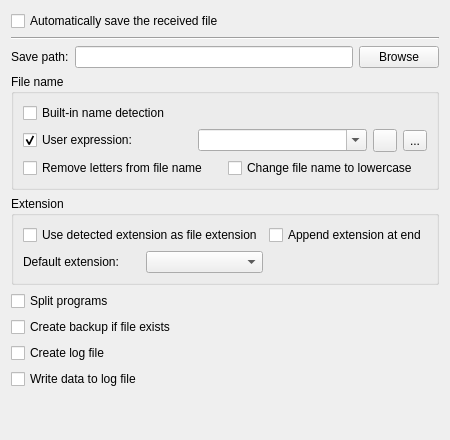
     <widget class="QWidget" name="autoSaveTab">
      <attribute name="title">
       <string>Auto save</string>
      </attribute>
      <layout class="QVBoxLayout" name="verticalLayout_3">
       <item>
        <layout class="QHBoxLayout" name="horizontalLayout_4">
         <item>
          <widget class="QCheckBox" name="autoSaveCheckBox">
           <property name="toolTip">
            <string>Automatically save the received file.
If the file name has not been automatically detected, the file name will be the current date and time.</string>
           </property>
           <property name="text">
            <string>Automatically save the received file</string>
           </property>
           <property name="checked">
            <bool>false</bool>
           </property>
          </widget>
         </item>
        </layout>
       </item>
       <item>
        <widget class="Line" name="line">
         <property name="orientation">
          <enum>Qt::Horizontal</enum>
         </property>
        </widget>
       </item>
       <item>
        <layout class="QHBoxLayout" name="horizontalLayout_10">
         <item>
          <widget class="QLabel" name="label">
           <property name="text">
            <string>Save path:</string>
           </property>
          </widget>
         </item>
         <item>
          <widget class="QLineEdit" name="savePathLineEdit">
           <property name="text">
            <string/>
           </property>
           <property name="readOnly">
            <bool>true</bool>
           </property>
          </widget>
         </item>
         <item>
          <widget class="QPushButton" name="browse1PushButton">
           <property name="toolTip">
            <string>Browse for save path</string>
           </property>
           <property name="text">
            <string>Browse</string>
           </property>
           <property name="icon">
            <iconset resource="../../../application.qrc">
             <normaloff>:/images/browse.png</normaloff>:/images/browse.png</iconset>
           </property>
          </widget>
         </item>
        </layout>
       </item>
       <item>
        <widget class="QGroupBox" name="fileNameGroupBox">
         <property name="title">
          <string>File name</string>
         </property>
         <layout class="QGridLayout" name="gridLayout_18">
          <item row="0" column="0">
           <widget class="QCheckBox" name="detectFormFileNameCheckBox">
            <property name="toolTip">
             <string>&lt;html&gt;&lt;head/&gt;&lt;body&gt;&lt;p&gt;If checked, filename of program to save will be taken from program name eg O0051, :1246, %MPF456, %_N_PR25475002_MPF, $O0004.MIN%... &lt;/p&gt;&lt;p&gt;If filename will be empty (not found) user defined regular expression will be used. If not found date-time code will be uased as filename. &lt;/p&gt;&lt;p&gt;&lt;br/&gt;&lt;/p&gt;&lt;p&gt;If checked, user defined regular expression will be used first, if not found name of program will be used and if not found date-code.&lt;/p&gt;&lt;p&gt;&lt;br/&gt;&lt;/p&gt;&lt;/body&gt;&lt;/html&gt;</string>
            </property>
            <property name="text">
             <string>Built-in name detection</string>
            </property>
            <property name="checked">
             <bool>false</bool>
            </property>
            <property name="autoExclusive">
             <bool>true</bool>
            </property>
           </widget>
          </item>
          <item row="1" column="0">
           <layout class="QHBoxLayout" name="horizontalLayout_12">
            <item>
             <widget class="QCheckBox" name="checkBox">
              <property name="text">
               <string>User expression:</string>
              </property>
              <property name="checked">
               <bool>true</bool>
              </property>
              <property name="autoExclusive">
               <bool>true</bool>
              </property>
             </widget>
            </item>
            <item>
             <widget class="QComboBox" name="fileNameExpASComboBox">
              <property name="toolTip">
               <string>User defined regular expression to find filename in program.</string>
              </property>
              <property name="editable">
               <bool>true</bool>
              </property>
              <property name="maxCount">
               <number>64</number>
              </property>
             </widget>
            </item>
            <item>
             <widget class="QToolButton" name="addfileNameButton">
              <property name="toolTip">
               <string>Add to the list</string>
              </property>
              <property name="text">
               <string/>
              </property>
              <property name="icon">
               <iconset resource="../../../application.qrc">
                <normaloff>:/images/add.png</normaloff>:/images/add.png</iconset>
              </property>
             </widget>
            </item>
            <item>
             <widget class="QToolButton" name="removeFileNameButton">
              <property name="toolTip">
               <string>Delete from the list</string>
              </property>
              <property name="text">
               <string>...</string>
              </property>
              <property name="icon">
               <iconset resource="../../../application.qrc">
                <normaloff>:/images/list-remove.png</normaloff>:/images/list-remove.png</iconset>
              </property>
             </widget>
            </item>
           </layout>
          </item>
          <item row="3" column="0">
           <layout class="QHBoxLayout" name="horizontalLayout_11">
            <item>
             <widget class="QCheckBox" name="removeLettersCheckBox">
              <property name="toolTip">
               <string>Letters in detected filename will be removed (only digits will be left).
If in result filename becomes empty, version with letters will be used.</string>
              </property>
              <property name="text">
               <string>Remove letters from file name</string>
              </property>
             </widget>
            </item>
            <item>
             <widget class="QCheckBox" name="fileNameLowerCaseCheckBox">
              <property name="toolTip">
               <string>Filename extracted from Caller program will be changed to lowercase characters (maybe important if your OS is case sensitive).</string>
              </property>
              <property name="text">
               <string>Change file name to lowercase</string>
              </property>
             </widget>
            </item>
           </layout>
          </item>
         </layout>
        </widget>
       </item>
       <item>
        <widget class="QGroupBox" name="groupBox_5">
         <property name="title">
          <string>Extension </string>
         </property>
         <layout class="QGridLayout" name="gridLayout_17">
          <item row="0" column="1">
           <widget class="QCheckBox" name="useAsExtCheckBox">
            <property name="toolTip">
             <string>If detected file name contains &quot;extension&quot; (eg MPF in %_N_PR25475002_MPF, MIN in $O0004.MIN% or MPF in %MPF456...) it will be used as extension of saved file.
Setting &quot;file extension&quot; will be ignored.</string>
            </property>
            <property name="text">
             <string>Use detected extension as file extension</string>
            </property>
            <property name="checked">
             <bool>false</bool>
            </property>
            <property name="autoExclusive">
             <bool>false</bool>
            </property>
           </widget>
          </item>
          <item row="0" column="2">
           <widget class="QCheckBox" name="appendExtCheckBox">
            <property name="toolTip">
             <string>If detected file name contains &quot;extension&quot; (eg MPF in %_N_PR25475002_MPF, MIN in $O0004.MIN% or MPF in  %MPF456...) it will be used as part of filename. At end of the filename after character '_'  (eg O0004_MIN.nc).
Selected file extension will be used.</string>
            </property>
            <property name="text">
             <string>Append extension at end</string>
            </property>
            <property name="autoExclusive">
             <bool>false</bool>
            </property>
           </widget>
          </item>
          <item row="1" column="1">
           <layout class="QHBoxLayout" name="horizontalLayout_7">
            <item>
             <widget class="QLabel" name="label_21">
              <property name="text">
               <string>Default extension:</string>
              </property>
             </widget>
            </item>
            <item>
             <widget class="QComboBox" name="saveExtComboBox">
              <property name="toolTip">
               <string>Extension of saved file</string>
              </property>
              <property name="editable">
               <bool>false</bool>
              </property>
              <property name="currentText">
               <string/>
              </property>
              <property name="duplicatesEnabled">
               <bool>false</bool>
              </property>
             </widget>
            </item>
           </layout>
          </item>
         </layout>
        </widget>
       </item>
       <item>
        <widget class="QCheckBox" name="splitProgramsCheckBox">
         <property name="toolTip">
          <string>If received data will contain more than one CNC program, they will be saved in independent files
This setting can cause data loss if detection of filename fails.</string>
         </property>
         <property name="text">
          <string>Split programs</string>
         </property>
        </widget>
       </item>
       <item>
        <widget class="QCheckBox" name="renameCheckBox">
         <property name="toolTip">
          <string>If save path will already contain a file, old file will be renamed to *.bak</string>
         </property>
         <property name="text">
          <string>Create backup if file exists</string>
         </property>
        </widget>
       </item>
       <item>
        <widget class="QCheckBox" name="logFileCheckBox">
         <property name="toolTip">
          <string>Save debug information to log file:
&quot;Save path&quot; &quot;settings name&quot;_serial_log.txt</string>
         </property>
         <property name="text">
          <string>Create log file</string>
         </property>
        </widget>
       </item>
       <item>
        <widget class="QCheckBox" name="logDataCheckBox">
         <property name="text">
          <string>Write data to log file</string>
         </property>
        </widget>
       </item>
       <item>
        <spacer name="verticalSpacer_4">
         <property name="orientation">
          <enum>Qt::Vertical</enum>
         </property>
         <property name="sizeHint" stdset="0">
          <size>
           <width>20</width>
           <height>40</height>
          </size>
         </property>
        </spacer>
       </item>
      </layout>
     </widget>
